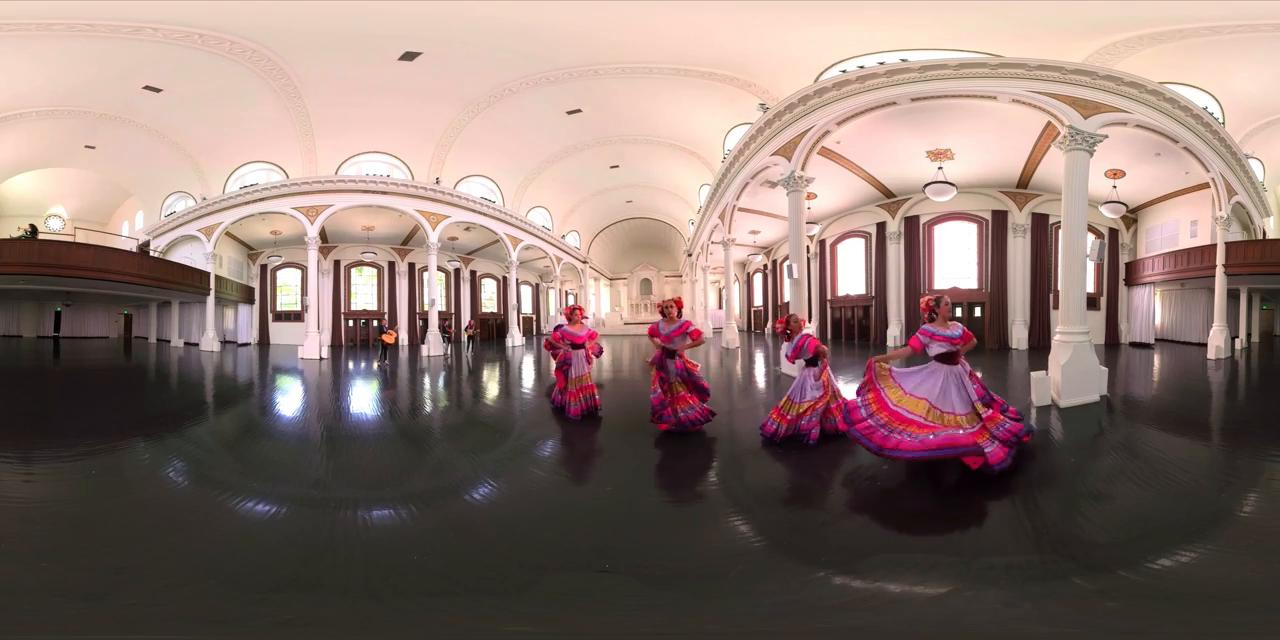
#> input picture LibPano/Images/Projection/360.jpg, 1280 x 640 px, found by its file name
$ python ProjectionMath.py
#> lines starting #> are read from the running program, lines starting #| are printed output that depends on the picture
import numpy as np
import cv2

class NFOV():
    def __init__(self, height=400, width=800):
        self.FOV = [0.45, 0.45]
        self.PI = np.pi
        self.PI_2 = np.pi * 0.5
        self.PI2 = np.pi * 2.0
        self.height = height
        self.width = width
        self.screen_points = self._get_screen_img()

    def _get_coord_rad(self, isCenterPt, center_point=None):
        return (center_point * 2 - 1) * np.array([self.PI, self.PI_2]) if isCenterPt else (self.screen_points * 2 - 1) * np.array([self.PI, self.PI_2]) * (np.ones(self.screen_points.shape) * self.FOV)

    def _get_screen_img(self):
        xx, yy = np.meshgrid(np.linspace(0, 1, self.width), np.linspace(0, 1, self.height))
        return np.array([xx, yy]).T

    # [95 lines left out: functions _calcSphericaltoGnomonic, _bilinear_interpolation, toNFOVbilinear, toNFOV, not called in this run]


class GnomonicProjection():

    def __init__(self, lamda = 0, phi = 0):
        self.lamda0 = lamda;
        self.phi0 = phi;

    # [7 lines left out: function Projection, not called in this run]

    def InverseProjection(self,x,y):
        p = np.sqrt(x*x + y*y)
        c = np.arctan(p)

        phi = np.arcsin( np.cos(c) * np.sin(self.phi0) + y * np.sin(c) * np.cos(self.phi0)/p  )
        lamda = self.lamda0 + np.arctan2(x * np.sin(c) , (p * np.cos(self.phi0)* np.cos(c) - y * np.sin(self.phi0) * np.sin(c)))
        return lamda,phi

if __name__ == '__main__':

    srcimg = cv2.imread('LibPano/Images/Projection/360.jpg',cv2.IMREAD_COLOR)
#> srcimg is the input picture: shape (640, 1280, 3); mean B, G, R 111.9, 118.1, 139.2

    hedge = np.linspace(0, 19, 20)
    vedge = np.linspace(0, 9, 10)
    xx,yy = np.meshgrid(hedge,vedge)
    grid = np.array([xx.ravel(), yy.ravel()]).T

    nfov = NFOV()
    center_point = np.array([0.5, 1])  # camera center point (valid range [0,1])
    #nfov.toNFOV(srcimg, center_point)


    #srcimg = cv2.imread('LibPano/Images/Projection/Equirectangular.jpg',cv2.IMREAD_COLOR)

    width = 512
    height = 512

    dstimg = np.zeros((height,width))

    _GnomonicProjection = GnomonicProjection(0 ,np.pi /2)
    #_GnomonicProjection = GnomonicProjection(0 ,0)


    minx = 99999
    maxx = -99999
    miny = 99999
    maxy = -99999
    for lamda in np.arange(-np.pi ,np.pi,0.01):
        for phi in np.arange(-np.pi / 2 ,np.pi / 2 , 0.01):
            # [6 lines of commented-out code are left out]
            pass


    hedge = np.linspace(-np.pi, np.pi, width) / 4
    vedge = np.linspace(-np.pi/2, np.pi/2, height)
    xx,yy = np.meshgrid(hedge,vedge)

    lamda,phi = _GnomonicProjection.InverseProjection(xx,yy)

    #lamda = np.mod(lamda  + np.pi ,np.pi * 2) - np.pi
    #phi = np.mod(phi + np.pi / 2,np.pi ) - np.pi / 2

    lamda = np.floor((lamda / np.pi/2 + 0.5) * srcimg.shape[1]).astype(np.int32)
    phi = np.floor((phi / np.pi + 0.5) * srcimg.shape[0]).astype(np.int32)


    m = lamda > np.pi;
    lamda = lamda  +  m * -srcimg.shape[1];


    m = phi > np.pi/2;
    phi = phi  +  m * -srcimg.shape[0];


    dst = srcimg[phi,lamda,:]
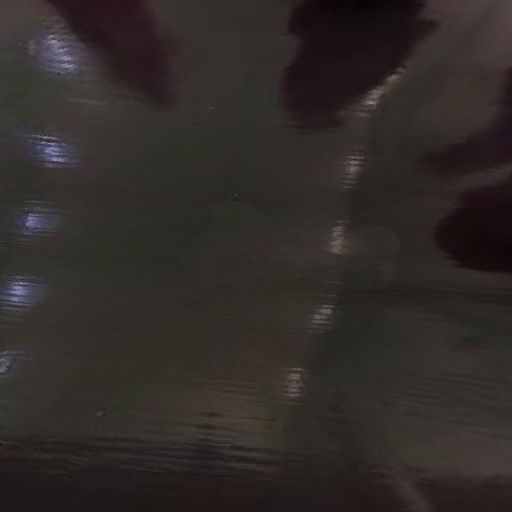
#> dst: shape (512, 512, 3); mean B, G, R 39.9, 42.7, 48.1
    cv2.imshow('img',dst)
    cv2.waitKey(0)
